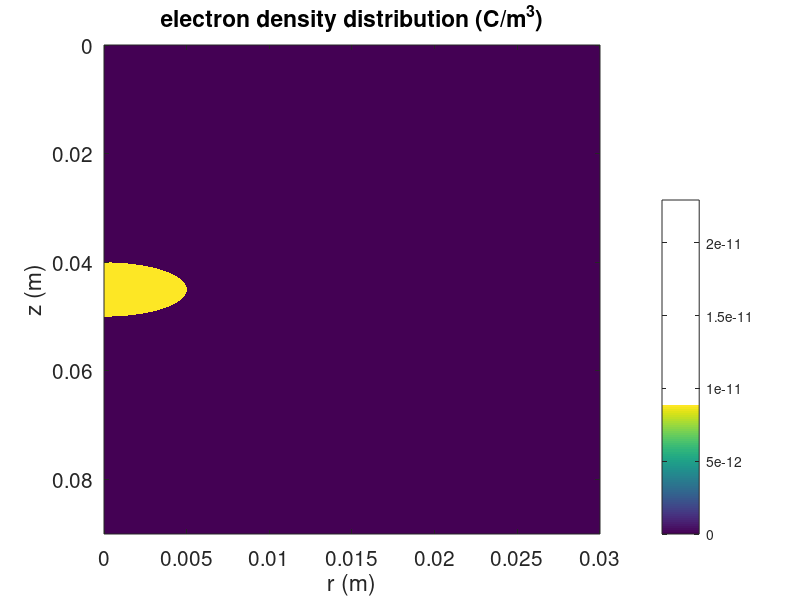

MATLAB code to generate this figure:
%% analytical solution

close all; clear; clc;
% tin can

% define parameters

eps0 = 8.85e-12; % vacuum permittivity

Lz = 9e-2; % Lx = 3cm
Lr = 3e-2; % Ly = 3cm

z0 = Lz/2;  % z coordinate of the center of the source sphere
r0 = Lr/6;  % radius of the source sphere
% r0 = 0.9*Lr;  % radius of the source sphere

rou0 = 8.85e-12;  % [C/m^3] charge density in the sphere

nr = 501;  % number of points 



% discretization domain

delr = Lr/(nr-1);
delz = delr;

z = 0:delz:Lz;
r = 0:delr:Lr;



[R, Z] = meshgrid(r,z);

%% Analytical solution
idxz1 = find(abs(z-z0)<r0 | abs(z-z0)==r0);
idxz2 = find(abs(z-z0)>r0);

V_ana_z = zeros(1,length(z));
V_ana_z(idxz1) = -rou0./(6*eps0)*(z(idxz1)-z0).^2;
V_ana_z(idxz2) = -rou0*r0^2/(6*eps0)*(3-2*r0./abs(z(idxz2)-z0));

E_ana_z = zeros(1,length(z));
E_ana_z(idxz1) = rou0/(3*eps0).*abs(z(idxz1)-z0);
E_ana_z(idxz2) = rou0*r0^3./(3*eps0*(z(idxz2)-z0).^2);



idxr1 = find(r<r0 | r==r0);
idxr2 = find(r>r0);

V_ana_r = zeros(1,length(r));
V_ana_r(idxr1) = -rou0./(6*eps0)*r(idxr1).^2;
V_ana_r(idxr2) = -rou0*r0^2/(6*eps0)*(3-2*r0./r(idxr2));

E_ana_r  = zeros(1,length(r));
E_ana_r(idxr1) = rou0/(3*eps0).*r(idxr1);
E_ana_r(idxr2) = rou0*r0^3./(3*eps0*r(idxr2).^2);



%% numerical solution


% define the source sphere  (it's good to test the cylinder first)------------------------
S = rou0 * ones(size(Z,1),size(Z,2));
sourceRegion = (Z-z0).^2 + R.^2 - r0^2; 

[idxX, idxY] = find(sourceRegion > 0);

for i = 1:length(idxX)
    S(idxX(i),idxY(i)) = 0;
end
%S = S';

% volume elements for the whole computational domain ----------------------------
V = zeros(size(Z,1),size(Z,2));  
V(:,1) = pi*(delr/2)^2*delz;
for j=2:size(V,2)
    V(:,j) = pi * ( (r(j)+delr/2 )^2 - ( r(j-1)+delr/2 )^2 )  * delz;
end

% figure
% plot(V(1,:))


% plot the source region
figure(1)
clf
imagesc(r,z,S)
colorbar
xlabel('r (m)')
ylabel('z (m)')
title('electron density distribution (C/m^3)')
set(gca, 'Fontsize', 15)


v = zeros(size(R,1),size(R,2));
dnorms = sum(sum(S.^2));
epsilon = 1e-10;
w = 1.9;

return
% match the boundary condition------------------------------------------------------------

% % v(r=0)
% v(idxz1,1) = -rou0/(6*eps0)*(z(idxz1)-z0).^2;
% v(idxz2,1) = -rou0*r0^2/(6*eps0)*(3-2*r0./abs(z(idxz2)-z0));



%v(r=Lr)  assume Lr>r0
v(:,size(v,2)) = -rou0 * r0^2/(6*eps0) * (3-2*r0./ sqrt( (z-z0).^2+Lr^2 ) ); 

% v(z=0) assume z0>r0
v(1,:) = -rou0 * r0^2/(6*eps0) * (3-2*r0./ sqrt( z0^2+r.^2 ) );

% v(z=Lz) assume Lz>z0+r0
v(size(v,1),:) = -rou0 * r0^2/(6*eps0) * (3-2*r0./ sqrt( (Lz-z0)^2+r.^2 ) );


% SOR-------------------------------------------------------------------------------------
[v,it] = mySOR_cylinder(v,r,z,S,w,epsilon);
[Er, Ez] = gradient(v);
Er = -Er/delr;
Ez = -Ez/delz;
E = sqrt(Er.^2+Ez.^2);


%% figures

figure(2)
clf
imagesc(r,z,v)
colorbar
xlabel('r (m)')
ylabel('z (m)')
title('electric potential (V)')
set(gca, 'Fontsize', 15)

figure(3)
clf
imagesc(r,z,E)
colorbar
xlabel('r (m)')
ylabel('z (m)')
title('electric field (V/m)')
set(gca, 'Fontsize', 15)


figure(4)
clf
plot(z,v(:,find(r==0)))
hold on 
plot(z,V_ana_z,'r--')
xlabel('z (m)')
ylabel('electric potential (V)')
legend('Numerical solution', 'Analytical solution')
title('electric potential as a function of z at r = 0')
set(gca, 'Fontsize', 15)

figure(5)
clf
plot(r,v(find(z==z0),:))
hold on 
plot(r,V_ana_r,'r--')
xlabel('r (m)')
ylabel('electric potential (V)')
legend('Numerical solution', 'Analytical solution')
title('electric potential as a function of r at z = z_0')
set(gca, 'Fontsize', 15)


figure(6)
clf
semilogy(z,E(:,find(r==0)))
hold on 
semilogy(z,E_ana_z,'r--')
xlabel('z (m)')
ylabel('electric field (V/m)')
legend('Numerical solution', 'Analytical solution')
title('electric field as a function of z at r = 0')
set(gca, 'Fontsize', 15)

figure(7)
clf
semilogy(r,E(find(z==z0),:))
hold on 
semilogy(r,E_ana_r,'r--')
xlabel('r (m)')
ylabel('electric field (V/m)')
legend('Numerical solution', 'Analytical solution')
title('electric field as a function of r at z = z_0')
set(gca, 'Fontsize', 15)



